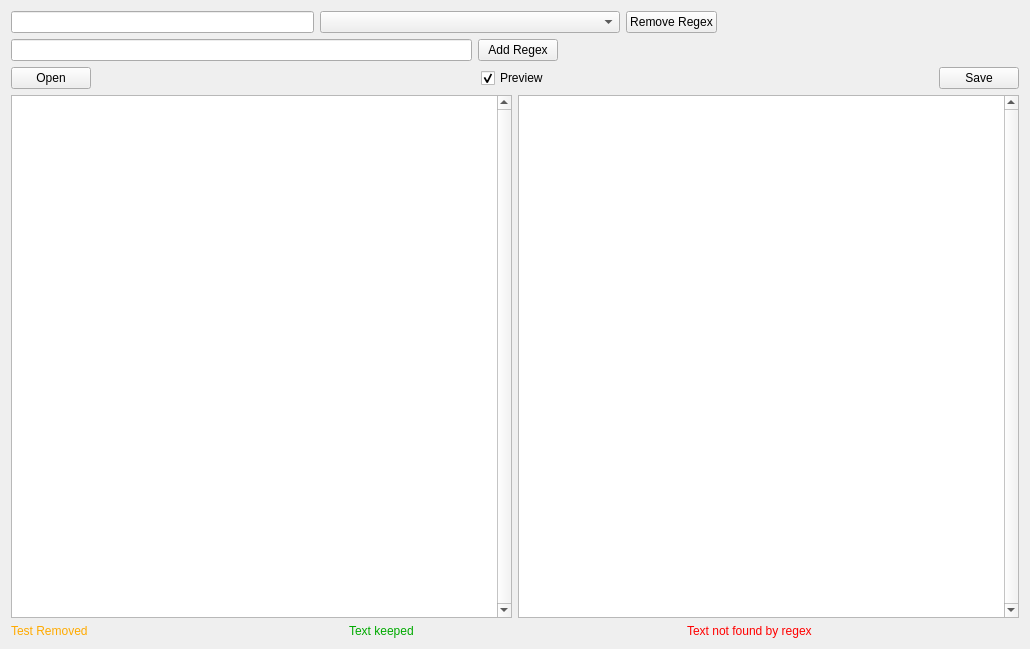
<?xml version="1.0" encoding="UTF-8"?>
<ui version="4.0">
 <class>regexapp</class>
 <widget class="QWidget" name="regexapp">
  <property name="geometry">
   <rect>
    <x>0</x>
    <y>0</y>
    <width>1030</width>
    <height>649</height>
   </rect>
  </property>
  <property name="windowTitle">
   <string>regexapp</string>
  </property>
  <layout class="QVBoxLayout" name="verticalLayout">
   <item>
    <layout class="QVBoxLayout" name="verticalLayout_2">
     <item>
      <layout class="QHBoxLayout" name="horizontalLayout_3" stretch="0,0,0,0">
       <item>
        <widget class="QLineEdit" name="editRegexModify"/>
       </item>
       <item>
        <widget class="QComboBox" name="comboBoxRegex">
         <property name="minimumSize">
          <size>
           <width>300</width>
           <height>0</height>
          </size>
         </property>
        </widget>
       </item>
       <item>
        <widget class="QPushButton" name="buttonRemoveRegex">
         <property name="text">
          <string>Remove Regex</string>
         </property>
        </widget>
       </item>
       <item>
        <spacer name="horizontalSpacer_3">
         <property name="orientation">
          <enum>Qt::Horizontal</enum>
         </property>
         <property name="sizeHint" stdset="0">
          <size>
           <width>40</width>
           <height>20</height>
          </size>
         </property>
        </spacer>
       </item>
      </layout>
     </item>
     <item>
      <layout class="QHBoxLayout" name="horizontalLayout_4">
       <item>
        <widget class="QLineEdit" name="editRegexAdder"/>
       </item>
       <item>
        <widget class="QPushButton" name="buttonAddRegex">
         <property name="text">
          <string>Add Regex</string>
         </property>
        </widget>
       </item>
       <item>
        <spacer name="horizontalSpacer_4">
         <property name="orientation">
          <enum>Qt::Horizontal</enum>
         </property>
         <property name="sizeHint" stdset="0">
          <size>
           <width>40</width>
           <height>20</height>
          </size>
         </property>
        </spacer>
       </item>
      </layout>
     </item>
    </layout>
   </item>
   <item>
    <layout class="QHBoxLayout" name="horizontalLayout_2">
     <item>
      <widget class="QPushButton" name="buttonOpen">
       <property name="text">
        <string>Open</string>
       </property>
      </widget>
     </item>
     <item>
      <spacer name="horizontalSpacer_2">
       <property name="orientation">
        <enum>Qt::Horizontal</enum>
       </property>
       <property name="sizeHint" stdset="0">
        <size>
         <width>40</width>
         <height>20</height>
        </size>
       </property>
      </spacer>
     </item>
     <item>
      <widget class="QCheckBox" name="checkBoxPreview">
       <property name="text">
        <string>Preview</string>
       </property>
       <property name="checked">
        <bool>true</bool>
       </property>
      </widget>
     </item>
     <item>
      <spacer name="horizontalSpacer">
       <property name="orientation">
        <enum>Qt::Horizontal</enum>
       </property>
       <property name="sizeHint" stdset="0">
        <size>
         <width>40</width>
         <height>20</height>
        </size>
       </property>
      </spacer>
     </item>
     <item>
      <widget class="QPushButton" name="buttonSave">
       <property name="text">
        <string>Save</string>
       </property>
      </widget>
     </item>
    </layout>
   </item>
   <item>
    <layout class="QHBoxLayout" name="horizontalLayout">
     <item>
      <widget class="QTextEdit" name="textOriginal">
       <property name="verticalScrollBarPolicy">
        <enum>Qt::ScrollBarAlwaysOn</enum>
       </property>
       <property name="horizontalScrollBarPolicy">
        <enum>Qt::ScrollBarAlwaysOff</enum>
       </property>
       <property name="acceptRichText">
        <bool>true</bool>
       </property>
      </widget>
     </item>
     <item>
      <widget class="QTextEdit" name="textRegexed">
       <property name="verticalScrollBarPolicy">
        <enum>Qt::ScrollBarAlwaysOn</enum>
       </property>
       <property name="horizontalScrollBarPolicy">
        <enum>Qt::ScrollBarAlwaysOff</enum>
       </property>
       <property name="readOnly">
        <bool>true</bool>
       </property>
      </widget>
     </item>
    </layout>
   </item>
   <item>
    <layout class="QHBoxLayout" name="horizontalLayout_5">
     <item>
      <widget class="QLabel" name="label_3">
       <property name="styleSheet">
        <string notr="true">color: rgb(255, 170, 0);</string>
       </property>
       <property name="text">
        <string>Test Removed</string>
       </property>
      </widget>
     </item>
     <item>
      <widget class="QLabel" name="label_2">
       <property name="styleSheet">
        <string notr="true">color: rgb(0, 170, 0);</string>
       </property>
       <property name="text">
        <string>Text keeped</string>
       </property>
      </widget>
     </item>
     <item>
      <widget class="QLabel" name="label">
       <property name="styleSheet">
        <string notr="true">color: rgb(255, 0, 0);</string>
       </property>
       <property name="text">
        <string>Text not found by regex</string>
       </property>
      </widget>
     </item>
    </layout>
   </item>
  </layout>
 </widget>
 <layoutdefault spacing="6" margin="11"/>
 <resources/>
 <connections/>
</ui>
